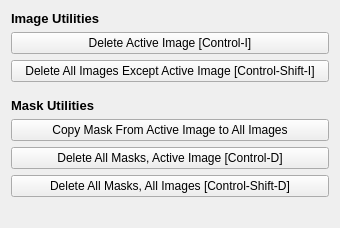
      <widget class="QWidget" name="page">
       <property name="geometry">
        <rect>
         <x>0</x>
         <y>0</y>
         <width>340</width>
         <height>228</height>
        </rect>
       </property>
       <attribute name="label">
        <string>General Utilities</string>
       </attribute>
       <layout class="QVBoxLayout" name="verticalLayout_28">
        <item>
         <widget class="QLabel" name="label_38">
          <property name="font">
           <font>
            <pointsize>10</pointsize>
            <weight>75</weight>
            <bold>true</bold>
           </font>
          </property>
          <property name="text">
           <string>Image Utilities</string>
          </property>
         </widget>
        </item>
        <item>
         <widget class="QPushButton" name="modify_deleteactiveimage">
          <property name="text">
           <string>Delete Active Image [Control-I]</string>
          </property>
         </widget>
        </item>
        <item>
         <widget class="QPushButton" name="modify_deleteotherimages">
          <property name="text">
           <string>Delete All Images Except Active Image [Control-Shift-I]</string>
          </property>
         </widget>
        </item>
        <item>
         <spacer name="verticalSpacer_49">
          <property name="orientation">
           <enum>Qt::Vertical</enum>
          </property>
          <property name="sizeType">
           <enum>QSizePolicy::Minimum</enum>
          </property>
          <property name="sizeHint" stdset="0">
           <size>
            <width>20</width>
            <height>10</height>
           </size>
          </property>
         </spacer>
        </item>
        <item>
         <widget class="QLabel" name="label_47">
          <property name="font">
           <font>
            <pointsize>10</pointsize>
            <weight>75</weight>
            <bold>true</bold>
           </font>
          </property>
          <property name="text">
           <string>Mask Utilities</string>
          </property>
         </widget>
        </item>
        <item>
         <widget class="QPushButton" name="modify_copymasktoall">
          <property name="text">
           <string>Copy Mask From Active Image to All Images</string>
          </property>
         </widget>
        </item>
        <item>
         <widget class="QPushButton" name="modify_deleteactivemasks">
          <property name="text">
           <string>Delete All Masks, Active Image [Control-D]</string>
          </property>
         </widget>
        </item>
        <item>
         <widget class="QPushButton" name="modify_deleteallmasks">
          <property name="text">
           <string>Delete All Masks, All Images [Control-Shift-D]</string>
          </property>
         </widget>
        </item>
        <item>
         <spacer name="verticalSpacer_4">
          <property name="orientation">
           <enum>Qt::Vertical</enum>
          </property>
          <property name="sizeHint" stdset="0">
           <size>
            <width>20</width>
            <height>40</height>
           </size>
          </property>
         </spacer>
        </item>
       </layout>
      </widget>
